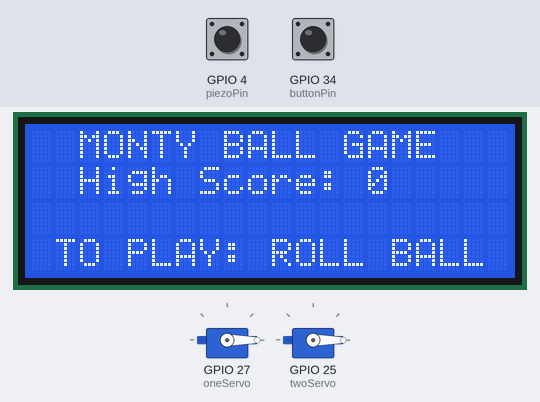
Bench run of a sketch on a simulated ESP32. On the bench: 2 × servo, 20×4 character LCD. The inputs (shaded band) are chosen by the test bench; at power-on: GPIO 4 (piezoPin) LOW, GPIO 34 (buttonPin) LOW. Random numbers use the default seed unless the sketch sets one; what the sketch prints to the serial monitor is not drawn.

Above: at 1.3 s.
1.4 s: GPIO 4 (piezoPin) driven HIGH
At 1.67 s:
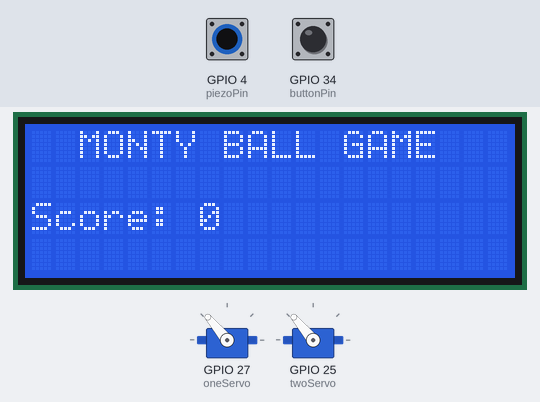
3.9 s: GPIO 4 (piezoPin) driven LOW
At 5.1 s:
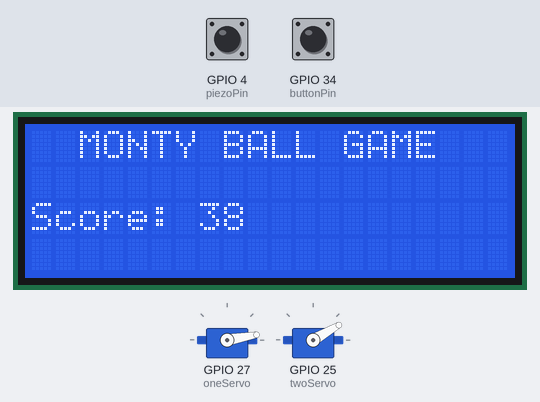
5.4 s: GPIO 4 (piezoPin) driven HIGH
At 6.0 s:
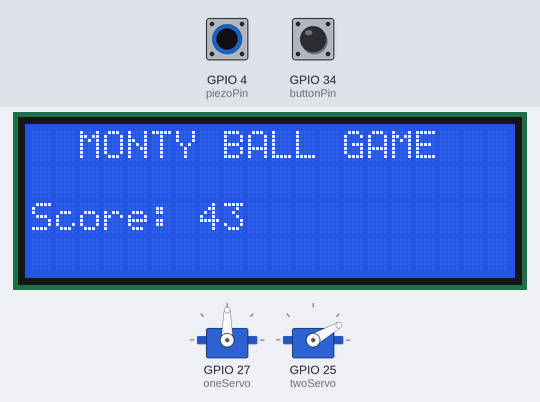
8.4 s: GPIO 4 (piezoPin) pulsed LOW 2 times (0.12 s each, 0.3 s apart)
At 8.97 s:
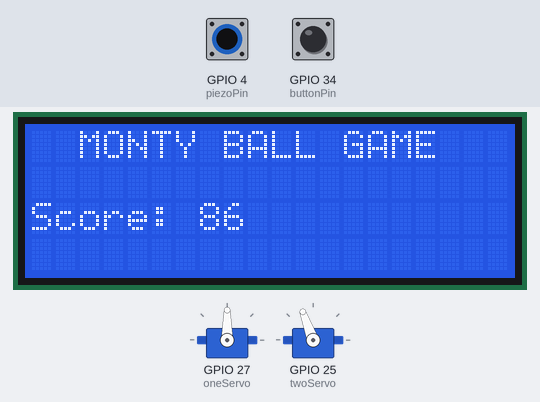
12.0 s: GPIO 4 (piezoPin) driven LOW
13.6 s: GPIO 4 (piezoPin) driven HIGH
At 14.22 s:
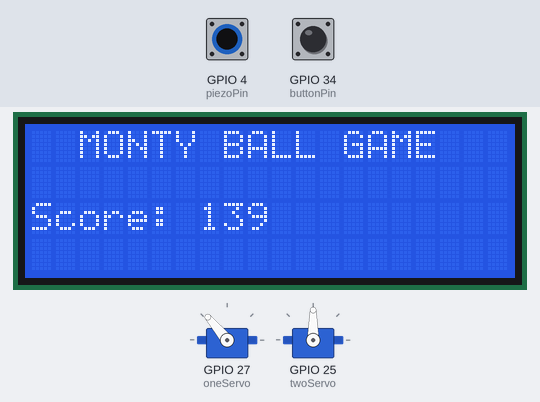
Timing chart, 0 to 19.8 s (numbered marks = the images above; inputs shaded):
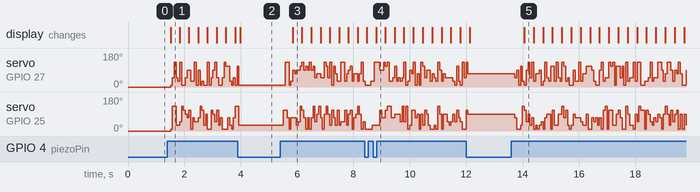

Measured:
- after the input at 1.4 s, the display: changes after 0.11 s (image 1)
- after the input at 5.4 s, the display: changes after 0.45 s (image 3)
- after the input at 13.6 s, the display: changes after 0.46 s (image 5)

The sketch:

montyball.ino
```cpp
#include <ESP32Servo.h>
#include <Wire.h>
#include <LiquidCrystal_I2C.h>
LiquidCrystal_I2C lcd(0x27,20,4);

Servo oneServo;
Servo twoServo;
int servoOnePosition = 0;
int servoTwoPosition = 0;

const int buttonPin = 34;
const int piezoPin = 4;

int buttonCount = 0;
int myPos[] = {10, 30, 50, 70, 90, 110, 130, 150};
int moving = 0;

int gameStarted = 0;

int highScore = 0;
int scoreCount = 0;

int buttonState = 0;
int piezoState = 0;
int newPos = 0;
int playingGame = 1;

//the initial Hidden Positions when the game is not active
int servoOneHidden = 0;
int servoTwoHidden = 0;

long previousMillis = 0;         // will store last time LED 1 was updated
long previousMillis2 = 0;        // will store last time LED 2 was updated
long previousMillis3 = 0;        // will store last time LED 3 was updated

long timeHeartbeat = 500;        // time between flashes of LED 1, as a sign of life  (milliseconds)
long timeWarning = 5000;         // time before warning light starts flashing (milliseconds)
long timeExpired = 30000;        // time at which last LED turns on (milliseconds)

boolean beating = true;          // status of each process for easy boolean checks
boolean warning = false;         // status of each process for easy boolean checks
boolean expired = false;         // status of each process for easy boolean checks


void setup() {
  // put your setup code here, to run once:
  oneServo.attach(27);
  twoServo.attach(25);
  Serial.begin (115200);
  oneServo.write(servoOnePosition);
  twoServo.write(servoTwoPosition);

  pinMode(buttonPin, INPUT);
  pinMode(piezoPin, INPUT);

  lcd.init();  //initialize the lcd
  lcd.backlight();  //open the backlight

  lcd.setCursor ( 0, 0 );            // go to the top left corner
  lcd.print("  MONTY BALL GAME   "); // write this string on the top row
  lcd.setCursor ( 0, 1 );            // go to the 2nd row
  lcd.print("  High Score: ");
  lcd.print(highScore);              // pad string with spaces for centering
  lcd.setCursor ( 0, 2 );            // go to the third row
  lcd.print("              "); // pad with spaces for centering
  lcd.setCursor ( 0, 3 );            // go to the fourth row
  lcd.print(" TO PLAY: ROLL BALL ");
}

/*
 * In this game, the servo obstacles are retracted from the machine.
 * The LCD shows the high score, as well as the instruction: roll ball to start.
 * When the first "point" is recorded, the servos go into random positions, and the piezo
 * records anytime a ball makes it past the servos.
 */


void loop() {

buttonState = digitalRead(buttonPin);
piezoState = digitalRead(piezoPin);
Serial.println(piezoState);

if (piezoState == 1 && gameStarted == 0)
{
  gameStarted = 1;

}

if (gameStarted == 0)
{

  lcd.setCursor ( 0, 0 );            // go to the top left corner
  lcd.print("  MONTY BALL GAME   "); // write this string on the top row
  lcd.setCursor ( 0, 1 );            // go to the 2nd row
  lcd.print("  High Score: ");
  lcd.print(highScore);              // pad string with spaces for centering
  lcd.setCursor ( 0, 2 );            // go to the third row
  lcd.print("              "); // pad with spaces for centering
  lcd.setCursor ( 0, 3 );            // go to the fourth row
  lcd.print(" TO PLAY: ROLL BALL ");
}


if (gameStarted == 1)
{
  //start game
  lcd.setCursor ( 0, 0 );            // go to the top left corner
  lcd.print("  MONTY BALL GAME   "); // write this string on the top row
  lcd.setCursor ( 0, 1 );            // go to the 2nd row
  lcd.print("                    "); // pad string with spaces for centering
  lcd.setCursor ( 0, 2 );            // go to the third row
  lcd.print("Score: ");
  lcd.print(scoreCount); // pad with spaces for centering
  lcd.setCursor ( 0, 3 );            // go to the fourth row
  lcd.print("                    ");

  if (piezoState == 1)
  {
    scoreCount++;
  newPos = (int)random(0, 7);
  oneServo.write(myPos[newPos]);
  newPos = (int)random(0, 7);
  twoServo.write(myPos[newPos]);
  }


}

if (gameStarted == 2)
{
    gameStarted = 0;

    if (scoreCount > highScore)
  {
    highScore = scoreCount;
  }
  oneServo.write(servoOnePosition);
  twoServo.write(servoTwoPosition);
  lcd.setCursor ( 0, 0 );            // go to the top left corner
  lcd.print("  GAME OVER         "); // write this string on the top row
  lcd.setCursor ( 0, 1 );            // go to the 2nd row
  lcd.print("                    "); // pad string with spaces for centering
  lcd.setCursor ( 0, 2 );            // go to the third row
  lcd.print("Score: ");
  lcd.print(scoreCount); // pad with spaces for centering
  lcd.setCursor ( 0, 3 );            // go to the fourth row
  lcd.print("                    ");
  delay(10000);

  scoreCount = 0;
  previousMillis = 0;         // will store last time LED 1 was updated
  previousMillis2 = 0;        // will store last time LED 2 was updated
  previousMillis3 = 0;        // will store last time LED 3 was updated

  beating = true;          // status of each process for easy boolean checks
  warning = false;         // status of each process for easy boolean checks
  expired = false;

  //Serial.println(gameStarted);

}

 // check to see if it's time to blink the LED; that is, is the difference
 // between the current time and last time we blinked the LED bigger than
 // the interval at which we want to blink the LED.

 if (millis() - previousMillis > timeHeartbeat){

     if (millis() - previousMillis2 > timeWarning) {
       warning = true;     // set flag so warning LED will start flashing with heartbeat
      // digitalWrite(ledPin2, HIGH);

       if(millis() - previousMillis3 > timeExpired){
         expired = true;   // set flag so warning LED won't flash anymore
         beating = false;  // set flag so heartbeat LED won't flash anymore
         if (gameStarted == 1)
         {
         gameStarted = 2;
         }
         previousMillis3 = millis();   // remember the last time we blinked the LED
       }
     previousMillis2 = millis();       // remember the last time we blinked the LED
     }
     previousMillis = millis();        // remember the last time we blinked the LED
 }

}

/*Game Timer concept from Arduino Forums: https://forum.arduino.cc/index.php?topic=7121.0 */
```
